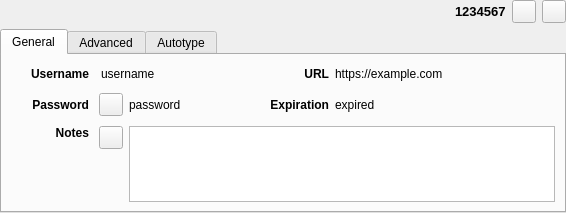
<?xml version="1.0" encoding="UTF-8"?>
<ui version="4.0">
 <class>EntryPreviewWidget</class>
 <widget class="QWidget" name="EntryPreviewWidget">
  <property name="geometry">
   <rect>
    <x>0</x>
    <y>0</y>
    <width>566</width>
    <height>169</height>
   </rect>
  </property>
  <layout class="QVBoxLayout" name="verticalLayout_7">
   <property name="spacing">
    <number>0</number>
   </property>
   <property name="leftMargin">
    <number>0</number>
   </property>
   <property name="topMargin">
    <number>0</number>
   </property>
   <property name="rightMargin">
    <number>0</number>
   </property>
   <property name="bottomMargin">
    <number>0</number>
   </property>
   <item>
    <widget class="QStackedWidget" name="stackedWidget">
     <property name="currentIndex">
      <number>0</number>
     </property>
     <widget class="QWidget" name="pageEntry">
      <layout class="QVBoxLayout" name="verticalLayout_3">
       <property name="leftMargin">
        <number>0</number>
       </property>
       <property name="topMargin">
        <number>0</number>
       </property>
       <property name="rightMargin">
        <number>0</number>
       </property>
       <property name="bottomMargin">
        <number>0</number>
       </property>
       <item>
        <layout class="QHBoxLayout" name="entryHorizontalLayout" stretch="0,1,0,0,0">
         <property name="sizeConstraint">
          <enum>QLayout::SetDefaultConstraint</enum>
         </property>
         <property name="leftMargin">
          <number>9</number>
         </property>
         <item>
          <widget class="QLabel" name="entryIcon">
           <property name="sizePolicy">
            <sizepolicy hsizetype="Minimum" vsizetype="Preferred">
             <horstretch>0</horstretch>
             <verstretch>0</verstretch>
            </sizepolicy>
           </property>
           <property name="minimumSize">
            <size>
             <width>16</width>
             <height>0</height>
            </size>
           </property>
           <property name="text">
            <string/>
           </property>
          </widget>
         </item>
         <item>
          <widget class="ElidedLabel" name="entryTitleLabel">
           <property name="sizePolicy">
            <sizepolicy hsizetype="Expanding" vsizetype="Preferred">
             <horstretch>0</horstretch>
             <verstretch>0</verstretch>
            </sizepolicy>
           </property>
           <property name="font">
            <font>
             <pointsize>12</pointsize>
            </font>
           </property>
           <property name="textFormat">
            <enum>Qt::AutoText</enum>
           </property>
          </widget>
         </item>
         <item>
          <widget class="QLabel" name="entryTotpLabel">
           <property name="font">
            <font>
             <pointsize>10</pointsize>
             <weight>75</weight>
             <bold>true</bold>
            </font>
           </property>
           <property name="text">
            <string notr="true">1234567</string>
           </property>
          </widget>
         </item>
         <item>
          <widget class="QToolButton" name="entryTotpButton">
           <property name="focusPolicy">
            <enum>Qt::TabFocus</enum>
           </property>
           <property name="toolTip">
            <string>Display current TOTP value</string>
           </property>
           <property name="text">
            <string/>
           </property>
           <property name="checkable">
            <bool>true</bool>
           </property>
          </widget>
         </item>
         <item>
          <widget class="QToolButton" name="entryCloseButton">
           <property name="focusPolicy">
            <enum>Qt::TabFocus</enum>
           </property>
           <property name="toolTip">
            <string>Close</string>
           </property>
           <property name="text">
            <string/>
           </property>
          </widget>
         </item>
        </layout>
       </item>
       <item>
        <widget class="QTabWidget" name="entryTabWidget">
         <property name="focusPolicy">
          <enum>Qt::ClickFocus</enum>
         </property>
         <property name="currentIndex">
          <number>0</number>
         </property>
         <property name="documentMode">
          <bool>false</bool>
         </property>
         <property name="tabsClosable">
          <bool>false</bool>
         </property>
         <property name="movable">
          <bool>false</bool>
         </property>
         <widget class="QWidget" name="entryGeneralTab">
          <attribute name="title">
           <string>General</string>
          </attribute>
          <layout class="QVBoxLayout" name="verticalLayout_5">
           <item>
            <widget class="QWidget" name="entryGeneralWidget" native="true">
             <layout class="QGridLayout" name="gridLayout" rowstretch="0,0,0" columnstretch="0,0,0,2,0,0,3">
              <property name="leftMargin">
               <number>0</number>
              </property>
              <property name="topMargin">
               <number>0</number>
              </property>
              <property name="rightMargin">
               <number>0</number>
              </property>
              <property name="bottomMargin">
               <number>0</number>
              </property>
              <item row="0" column="0">
               <spacer name="entryLeftHorizontalSpacer">
                <property name="orientation">
                 <enum>Qt::Horizontal</enum>
                </property>
                <property name="sizeType">
                 <enum>QSizePolicy::Fixed</enum>
                </property>
                <property name="sizeHint" stdset="0">
                 <size>
                  <width>20</width>
                  <height>20</height>
                 </size>
                </property>
               </spacer>
              </item>
              <item row="0" column="1">
               <widget class="QLabel" name="entryUsernameTitleLabel">
                <property name="sizePolicy">
                 <sizepolicy hsizetype="Minimum" vsizetype="Preferred">
                  <horstretch>0</horstretch>
                  <verstretch>0</verstretch>
                 </sizepolicy>
                </property>
                <property name="font">
                 <font>
                  <weight>75</weight>
                  <bold>true</bold>
                 </font>
                </property>
                <property name="layoutDirection">
                 <enum>Qt::LeftToRight</enum>
                </property>
                <property name="text">
                 <string>Username</string>
                </property>
                <property name="alignment">
                 <set>Qt::AlignRight|Qt::AlignTrailing|Qt::AlignVCenter</set>
                </property>
               </widget>
              </item>
              <item row="0" column="3">
               <widget class="QLabel" name="entryUsernameLabel">
                <property name="sizePolicy">
                 <sizepolicy hsizetype="Expanding" vsizetype="Preferred">
                  <horstretch>0</horstretch>
                  <verstretch>0</verstretch>
                 </sizepolicy>
                </property>
                <property name="minimumSize">
                 <size>
                  <width>100</width>
                  <height>0</height>
                 </size>
                </property>
                <property name="text">
                 <string notr="true">username</string>
                </property>
                <property name="textInteractionFlags">
                 <set>Qt::LinksAccessibleByMouse|Qt::TextSelectableByMouse</set>
                </property>
               </widget>
              </item>
              <item row="0" column="4">
               <spacer name="entryMiddleHorizontalSpacer">
                <property name="orientation">
                 <enum>Qt::Horizontal</enum>
                </property>
                <property name="sizeType">
                 <enum>QSizePolicy::Fixed</enum>
                </property>
                <property name="sizeHint" stdset="0">
                 <size>
                  <width>10</width>
                  <height>20</height>
                 </size>
                </property>
               </spacer>
              </item>
              <item row="0" column="5">
               <widget class="QLabel" name="entryUrlTitleLabel">
                <property name="sizePolicy">
                 <sizepolicy hsizetype="Minimum" vsizetype="Preferred">
                  <horstretch>0</horstretch>
                  <verstretch>0</verstretch>
                 </sizepolicy>
                </property>
                <property name="font">
                 <font>
                  <weight>75</weight>
                  <bold>true</bold>
                 </font>
                </property>
                <property name="text">
                 <string>URL</string>
                </property>
                <property name="alignment">
                 <set>Qt::AlignRight|Qt::AlignTrailing|Qt::AlignVCenter</set>
                </property>
               </widget>
              </item>
              <item row="0" column="6">
               <widget class="ElidedLabel" name="entryUrlLabel">
                <property name="sizePolicy">
                 <sizepolicy hsizetype="Expanding" vsizetype="Preferred">
                  <horstretch>0</horstretch>
                  <verstretch>0</verstretch>
                 </sizepolicy>
                </property>
                <property name="minimumSize">
                 <size>
                  <width>100</width>
                  <height>0</height>
                 </size>
                </property>
                <property name="cursor">
                 <cursorShape>PointingHandCursor</cursorShape>
                </property>
                <property name="focusPolicy">
                 <enum>Qt::ClickFocus</enum>
                </property>
                <property name="text">
                 <string notr="true">https://example.com</string>
                </property>
                <property name="textInteractionFlags">
                 <set>Qt::LinksAccessibleByKeyboard|Qt::LinksAccessibleByMouse</set>
                </property>
               </widget>
              </item>
              <item row="1" column="0">
               <spacer name="entryLeftHorizontalSpacer_2">
                <property name="orientation">
                 <enum>Qt::Horizontal</enum>
                </property>
                <property name="sizeType">
                 <enum>QSizePolicy::Fixed</enum>
                </property>
                <property name="sizeHint" stdset="0">
                 <size>
                  <width>20</width>
                  <height>30</height>
                 </size>
                </property>
               </spacer>
              </item>
              <item row="1" column="1">
               <widget class="QLabel" name="entryPasswordTitleLabel">
                <property name="sizePolicy">
                 <sizepolicy hsizetype="Minimum" vsizetype="Preferred">
                  <horstretch>0</horstretch>
                  <verstretch>0</verstretch>
                 </sizepolicy>
                </property>
                <property name="font">
                 <font>
                  <weight>75</weight>
                  <bold>true</bold>
                 </font>
                </property>
                <property name="text">
                 <string>Password</string>
                </property>
                <property name="alignment">
                 <set>Qt::AlignRight|Qt::AlignTrailing|Qt::AlignVCenter</set>
                </property>
               </widget>
              </item>
              <item row="1" column="2" colspan="2">
               <layout class="QHBoxLayout" name="horizontalLayout_2" stretch="0,0">
                <property name="spacing">
                 <number>6</number>
                </property>
                <property name="leftMargin">
                 <number>4</number>
                </property>
                <item>
                 <widget class="QToolButton" name="togglePasswordButton">
                  <property name="text">
                   <string/>
                  </property>
                  <property name="checkable">
                   <bool>true</bool>
                  </property>
                 </widget>
                </item>
                <item>
                 <widget class="ElidedLabel" name="entryPasswordLabel">
                  <property name="sizePolicy">
                   <sizepolicy hsizetype="Expanding" vsizetype="Preferred">
                    <horstretch>0</horstretch>
                    <verstretch>0</verstretch>
                   </sizepolicy>
                  </property>
                  <property name="minimumSize">
                   <size>
                    <width>100</width>
                    <height>0</height>
                   </size>
                  </property>
                  <property name="text">
                   <string notr="true">password</string>
                  </property>
                 </widget>
                </item>
               </layout>
              </item>
              <item row="1" column="4">
               <spacer name="entryMiddleHorizontalSpacer_3">
                <property name="orientation">
                 <enum>Qt::Horizontal</enum>
                </property>
                <property name="sizeType">
                 <enum>QSizePolicy::Fixed</enum>
                </property>
                <property name="sizeHint" stdset="0">
                 <size>
                  <width>10</width>
                  <height>20</height>
                 </size>
                </property>
               </spacer>
              </item>
              <item row="1" column="5">
               <widget class="QLabel" name="entryExpirationTitleLabel">
                <property name="sizePolicy">
                 <sizepolicy hsizetype="Minimum" vsizetype="Preferred">
                  <horstretch>0</horstretch>
                  <verstretch>0</verstretch>
                 </sizepolicy>
                </property>
                <property name="font">
                 <font>
                  <weight>75</weight>
                  <bold>true</bold>
                 </font>
                </property>
                <property name="text">
                 <string>Expiration</string>
                </property>
                <property name="alignment">
                 <set>Qt::AlignRight|Qt::AlignTrailing|Qt::AlignVCenter</set>
                </property>
               </widget>
              </item>
              <item row="1" column="6">
               <widget class="QLabel" name="entryExpirationLabel">
                <property name="sizePolicy">
                 <sizepolicy hsizetype="Expanding" vsizetype="Preferred">
                  <horstretch>0</horstretch>
                  <verstretch>0</verstretch>
                 </sizepolicy>
                </property>
                <property name="text">
                 <string notr="true">expired</string>
                </property>
               </widget>
              </item>
              <item row="2" column="0">
               <spacer name="entryLeftHorizontalSpacer_5">
                <property name="orientation">
                 <enum>Qt::Horizontal</enum>
                </property>
                <property name="sizeType">
                 <enum>QSizePolicy::Fixed</enum>
                </property>
                <property name="sizeHint" stdset="0">
                 <size>
                  <width>20</width>
                  <height>20</height>
                 </size>
                </property>
               </spacer>
              </item>
              <item row="2" column="1">
               <widget class="QLabel" name="entryNotesTitleLabel">
                <property name="sizePolicy">
                 <sizepolicy hsizetype="Minimum" vsizetype="Preferred">
                  <horstretch>0</horstretch>
                  <verstretch>0</verstretch>
                 </sizepolicy>
                </property>
                <property name="font">
                 <font>
                  <weight>75</weight>
                  <bold>true</bold>
                 </font>
                </property>
                <property name="text">
                 <string>Notes</string>
                </property>
                <property name="alignment">
                 <set>Qt::AlignRight|Qt::AlignTop|Qt::AlignTrailing</set>
                </property>
               </widget>
              </item>
              <item row="2" column="2" colspan="5">
               <layout class="QHBoxLayout" name="horizontalLayout_3" stretch="0,0">
                <property name="spacing">
                 <number>6</number>
                </property>
                <property name="leftMargin">
                 <number>4</number>
                </property>
                <item alignment="Qt::AlignTop">
                 <widget class="QToolButton" name="toggleEntryNotesButton">
                  <property name="text">
                   <string/>
                  </property>
                  <property name="checkable">
                   <bool>true</bool>
                  </property>
                 </widget>
                </item>
                <item>
                 <widget class="QPlainTextEdit" name="entryNotesTextEdit">
                  <property name="focusPolicy">
                   <enum>Qt::ClickFocus</enum>
                  </property>
                  <property name="frameShape">
                   <enum>QFrame::StyledPanel</enum>
                  </property>
                  <property name="frameShadow">
                   <enum>QFrame::Plain</enum>
                  </property>
                  <property name="tabChangesFocus">
                   <bool>true</bool>
                  </property>
                  <property name="undoRedoEnabled">
                   <bool>false</bool>
                  </property>
                  <property name="readOnly">
                   <bool>true</bool>
                  </property>
                  <property name="textInteractionFlags">
                   <set>Qt::LinksAccessibleByKeyboard|Qt::LinksAccessibleByMouse|Qt::TextBrowserInteraction|Qt::TextSelectableByKeyboard|Qt::TextSelectableByMouse</set>
                  </property>
                 </widget>
                </item>
               </layout>
              </item>
             </layout>
            </widget>
           </item>
          </layout>
         </widget>
         <widget class="QWidget" name="entryAdvancedTab">
          <attribute name="title">
           <string>Advanced</string>
          </attribute>
          <layout class="QGridLayout" name="gridLayout_1" rowstretch="0,0" columnstretch="0,1,0,2,0">
           <property name="leftMargin">
            <number>0</number>
           </property>
           <property name="topMargin">
            <number>5</number>
           </property>
           <property name="rightMargin">
            <number>0</number>
           </property>
           <property name="bottomMargin">
            <number>5</number>
           </property>
           <item row="0" column="0">
            <spacer name="entryAdvancedLeftHorizontalSpacer">
             <property name="orientation">
              <enum>Qt::Horizontal</enum>
             </property>
             <property name="sizeType">
              <enum>QSizePolicy::Fixed</enum>
             </property>
             <property name="sizeHint" stdset="0">
              <size>
               <width>5</width>
               <height>20</height>
              </size>
             </property>
            </spacer>
           </item>
           <item row="0" column="1">
            <widget class="QLabel" name="attributesTitleLabel">
             <property name="sizePolicy">
              <sizepolicy hsizetype="Minimum" vsizetype="Preferred">
               <horstretch>0</horstretch>
               <verstretch>0</verstretch>
              </sizepolicy>
             </property>
             <property name="font">
              <font>
               <weight>75</weight>
               <bold>true</bold>
              </font>
             </property>
             <property name="text">
              <string>Attributes</string>
             </property>
            </widget>
           </item>
           <item row="0" column="2">
            <spacer name="entryAdvancedMiddleHorizontalSpacer">
             <property name="orientation">
              <enum>Qt::Horizontal</enum>
             </property>
             <property name="sizeType">
              <enum>QSizePolicy::Fixed</enum>
             </property>
             <property name="sizeHint" stdset="0">
              <size>
               <width>5</width>
               <height>20</height>
              </size>
             </property>
            </spacer>
           </item>
           <item row="0" column="3">
            <widget class="QLabel" name="attachmentsTitleLabel">
             <property name="sizePolicy">
              <sizepolicy hsizetype="Minimum" vsizetype="Preferred">
               <horstretch>0</horstretch>
               <verstretch>0</verstretch>
              </sizepolicy>
             </property>
             <property name="font">
              <font>
               <weight>75</weight>
               <bold>true</bold>
              </font>
             </property>
             <property name="text">
              <string>Attachments</string>
             </property>
            </widget>
           </item>
           <item row="0" column="4">
            <spacer name="entryAdvancedRightHorizontalSpacer">
             <property name="orientation">
              <enum>Qt::Horizontal</enum>
             </property>
             <property name="sizeType">
              <enum>QSizePolicy::Fixed</enum>
             </property>
             <property name="sizeHint" stdset="0">
              <size>
               <width>5</width>
               <height>20</height>
              </size>
             </property>
            </spacer>
           </item>
           <item row="1" column="0">
            <spacer name="entryAdvancedLeftHorizontalSpacer_2">
             <property name="orientation">
              <enum>Qt::Horizontal</enum>
             </property>
             <property name="sizeType">
              <enum>QSizePolicy::Fixed</enum>
             </property>
             <property name="sizeHint" stdset="0">
              <size>
               <width>5</width>
               <height>20</height>
              </size>
             </property>
            </spacer>
           </item>
           <item row="1" column="1">
            <widget class="QTextEdit" name="entryAttributesEdit">
             <property name="focusPolicy">
              <enum>Qt::ClickFocus</enum>
             </property>
             <property name="readOnly">
              <bool>true</bool>
             </property>
            </widget>
           </item>
           <item row="1" column="2">
            <spacer name="entryAdvancedMiddleHorizontalSpacer_2">
             <property name="orientation">
              <enum>Qt::Horizontal</enum>
             </property>
             <property name="sizeType">
              <enum>QSizePolicy::Fixed</enum>
             </property>
             <property name="sizeHint" stdset="0">
              <size>
               <width>5</width>
               <height>20</height>
              </size>
             </property>
            </spacer>
           </item>
           <item row="1" column="3">
            <widget class="EntryAttachmentsWidget" name="entryAttachmentsWidget" native="true">
             <property name="focusPolicy">
              <enum>Qt::ClickFocus</enum>
             </property>
            </widget>
           </item>
           <item row="1" column="4">
            <spacer name="entryAdvancedRightHorizontalSpacer_2">
             <property name="orientation">
              <enum>Qt::Horizontal</enum>
             </property>
             <property name="sizeType">
              <enum>QSizePolicy::Fixed</enum>
             </property>
             <property name="sizeHint" stdset="0">
              <size>
               <width>5</width>
               <height>20</height>
              </size>
             </property>
            </spacer>
           </item>
          </layout>
         </widget>
         <widget class="QWidget" name="entryAutotypeTab">
          <attribute name="title">
           <string>Autotype</string>
          </attribute>
          <layout class="QVBoxLayout" name="verticalLayout_4">
           <item>
            <widget class="QTreeWidget" name="entryAutotypeTree">
             <property name="focusPolicy">
              <enum>Qt::ClickFocus</enum>
             </property>
             <property name="frameShadow">
              <enum>QFrame::Sunken</enum>
             </property>
             <property name="showDropIndicator" stdset="0">
              <bool>true</bool>
             </property>
             <property name="rootIsDecorated">
              <bool>true</bool>
             </property>
             <property name="wordWrap">
              <bool>false</bool>
             </property>
             <property name="columnCount">
              <number>2</number>
             </property>
             <attribute name="headerCascadingSectionResizes">
              <bool>false</bool>
             </attribute>
             <attribute name="headerMinimumSectionSize">
              <number>50</number>
             </attribute>
             <attribute name="headerDefaultSectionSize">
              <number>250</number>
             </attribute>
             <attribute name="headerStretchLastSection">
              <bool>true</bool>
             </attribute>
             <column>
              <property name="text">
               <string>Window</string>
              </property>
             </column>
             <column>
              <property name="text">
               <string>Sequence</string>
              </property>
             </column>
            </widget>
           </item>
          </layout>
         </widget>
        </widget>
       </item>
      </layout>
     </widget>
     <widget class="QWidget" name="pageGroup">
      <layout class="QVBoxLayout" name="verticalLayout_13">
       <property name="leftMargin">
        <number>0</number>
       </property>
       <property name="topMargin">
        <number>0</number>
       </property>
       <property name="rightMargin">
        <number>0</number>
       </property>
       <property name="bottomMargin">
        <number>0</number>
       </property>
       <item>
        <layout class="QHBoxLayout" name="groupHorizontalLayout" stretch="0,0,0">
         <property name="sizeConstraint">
          <enum>QLayout::SetDefaultConstraint</enum>
         </property>
         <property name="leftMargin">
          <number>9</number>
         </property>
         <item>
          <widget class="QLabel" name="groupIcon">
           <property name="sizePolicy">
            <sizepolicy hsizetype="Minimum" vsizetype="Preferred">
             <horstretch>0</horstretch>
             <verstretch>0</verstretch>
            </sizepolicy>
           </property>
           <property name="text">
            <string/>
           </property>
          </widget>
         </item>
         <item>
          <widget class="ElidedLabel" name="groupTitleLabel">
           <property name="sizePolicy">
            <sizepolicy hsizetype="Expanding" vsizetype="Preferred">
             <horstretch>0</horstretch>
             <verstretch>0</verstretch>
            </sizepolicy>
           </property>
           <property name="font">
            <font>
             <pointsize>12</pointsize>
            </font>
           </property>
           <property name="textFormat">
            <enum>Qt::AutoText</enum>
           </property>
          </widget>
         </item>
         <item>
          <widget class="QToolButton" name="groupCloseButton">
           <property name="toolTip">
            <string>Close</string>
           </property>
           <property name="text">
            <string/>
           </property>
          </widget>
         </item>
        </layout>
       </item>
       <item>
        <widget class="QTabWidget" name="groupTabWidget">
         <property name="currentIndex">
          <number>0</number>
         </property>
         <property name="documentMode">
          <bool>false</bool>
         </property>
         <property name="tabsClosable">
          <bool>false</bool>
         </property>
         <property name="movable">
          <bool>false</bool>
         </property>
         <widget class="QWidget" name="groupGeneralTab">
          <attribute name="title">
           <string>General</string>
          </attribute>
          <layout class="QVBoxLayout" name="verticalLayout_8">
           <item>
            <widget class="QWidget" name="groupGeneralWidget" native="true">
             <layout class="QGridLayout" name="gridLayout_2" columnstretch="0,0,0,0">
              <property name="leftMargin">
               <number>0</number>
              </property>
              <property name="topMargin">
               <number>0</number>
              </property>
              <property name="rightMargin">
               <number>0</number>
              </property>
              <property name="bottomMargin">
               <number>0</number>
              </property>
              <item row="0" column="0">
               <spacer name="groupLeftHorizontalSpacer">
                <property name="orientation">
                 <enum>Qt::Horizontal</enum>
                </property>
                <property name="sizeType">
                 <enum>QSizePolicy::Fixed</enum>
                </property>
                <property name="sizeHint" stdset="0">
                 <size>
                  <width>20</width>
                  <height>20</height>
                 </size>
                </property>
               </spacer>
              </item>
              <item row="0" column="1">
               <widget class="QLabel" name="groupAutotypeTitleLabel">
                <property name="sizePolicy">
                 <sizepolicy hsizetype="Minimum" vsizetype="Preferred">
                  <horstretch>0</horstretch>
                  <verstretch>0</verstretch>
                 </sizepolicy>
                </property>
                <property name="font">
                 <font>
                  <weight>75</weight>
                  <bold>true</bold>
                 </font>
                </property>
                <property name="text">
                 <string>Autotype</string>
                </property>
                <property name="alignment">
                 <set>Qt::AlignRight|Qt::AlignTrailing|Qt::AlignVCenter</set>
                </property>
               </widget>
              </item>
              <item row="0" column="3">
               <widget class="QLabel" name="groupAutotypeLabel">
                <property name="sizePolicy">
                 <sizepolicy hsizetype="Expanding" vsizetype="Preferred">
                  <horstretch>0</horstretch>
                  <verstretch>0</verstretch>
                 </sizepolicy>
                </property>
               </widget>
              </item>
              <item row="1" column="1">
               <widget class="QLabel" name="groupSearchingTitleLabel">
                <property name="sizePolicy">
                 <sizepolicy hsizetype="Minimum" vsizetype="Preferred">
                  <horstretch>0</horstretch>
                  <verstretch>0</verstretch>
                 </sizepolicy>
                </property>
                <property name="font">
                 <font>
                  <weight>75</weight>
                  <bold>true</bold>
                 </font>
                </property>
                <property name="text">
                 <string>Searching</string>
                </property>
                <property name="alignment">
                 <set>Qt::AlignRight|Qt::AlignTrailing|Qt::AlignVCenter</set>
                </property>
               </widget>
              </item>
              <item row="1" column="3">
               <widget class="QLabel" name="groupSearchingLabel">
                <property name="sizePolicy">
                 <sizepolicy hsizetype="Expanding" vsizetype="Preferred">
                  <horstretch>0</horstretch>
                  <verstretch>0</verstretch>
                 </sizepolicy>
                </property>
               </widget>
              </item>
              <item row="2" column="1">
               <widget class="QLabel" name="groupExpirationTitleLabel">
                <property name="sizePolicy">
                 <sizepolicy hsizetype="Minimum" vsizetype="Preferred">
                  <horstretch>0</horstretch>
                  <verstretch>0</verstretch>
                 </sizepolicy>
                </property>
                <property name="font">
                 <font>
                  <weight>75</weight>
                  <bold>true</bold>
                 </font>
                </property>
                <property name="text">
                 <string>Expiration</string>
                </property>
                <property name="alignment">
                 <set>Qt::AlignRight|Qt::AlignTrailing|Qt::AlignVCenter</set>
                </property>
               </widget>
              </item>
              <item row="2" column="3">
               <widget class="QLabel" name="groupExpirationLabel">
                <property name="sizePolicy">
                 <sizepolicy hsizetype="Expanding" vsizetype="Preferred">
                  <horstretch>0</horstretch>
                  <verstretch>0</verstretch>
                 </sizepolicy>
                </property>
               </widget>
              </item>
              <item row="3" column="1">
               <widget class="QLabel" name="groupNotesTitleLabel">
                <property name="sizePolicy">
                 <sizepolicy hsizetype="Minimum" vsizetype="Preferred">
                  <horstretch>0</horstretch>
                  <verstretch>0</verstretch>
                 </sizepolicy>
                </property>
                <property name="font">
                 <font>
                  <weight>75</weight>
                  <bold>true</bold>
                 </font>
                </property>
                <property name="text">
                 <string>Notes</string>
                </property>
                <property name="alignment">
                 <set>Qt::AlignRight|Qt::AlignTop|Qt::AlignTrailing</set>
                </property>
               </widget>
              </item>
              <item row="3" column="2" colspan="2">
               <layout class="QHBoxLayout" name="horizontalLayout_4" stretch="0,0">
                <property name="spacing">
                 <number>6</number>
                </property>
                <property name="leftMargin">
                 <number>4</number>
                </property>
                <item alignment="Qt::AlignTop">
                 <widget class="QToolButton" name="toggleGroupNotesButton">
                  <property name="text">
                   <string/>
                  </property>
                  <property name="checkable">
                   <bool>true</bool>
                  </property>
                 </widget>
                </item>
                <item>
                 <widget class="QPlainTextEdit" name="groupNotesTextEdit">
                  <property name="focusPolicy">
                   <enum>Qt::ClickFocus</enum>
                  </property>
                  <property name="frameShape">
                   <enum>QFrame::StyledPanel</enum>
                  </property>
                  <property name="frameShadow">
                   <enum>QFrame::Plain</enum>
                  </property>
                  <property name="tabChangesFocus">
                   <bool>true</bool>
                  </property>
                  <property name="undoRedoEnabled">
                   <bool>false</bool>
                  </property>
                  <property name="readOnly">
                   <bool>true</bool>
                  </property>
                  <property name="textInteractionFlags">
                   <set>Qt::LinksAccessibleByKeyboard|Qt::LinksAccessibleByMouse|Qt::TextBrowserInteraction|Qt::TextSelectableByKeyboard|Qt::TextSelectableByMouse</set>
                  </property>
                 </widget>
                </item>
               </layout>
              </item>
             </layout>
            </widget>
           </item>
          </layout>
         </widget>
         <widget class="QWidget" name="groupShareTab">
          <attribute name="title">
           <string>Share</string>
          </attribute>
          <layout class="QVBoxLayout" name="verticalLayout_12">
           <item>
            <widget class="QWidget" name="groupShareWidget" native="true">
             <layout class="QGridLayout" name="gridLayout_4">
              <property name="leftMargin">
               <number>0</number>
              </property>
              <property name="topMargin">
               <number>0</number>
              </property>
              <property name="rightMargin">
               <number>0</number>
              </property>
              <property name="bottomMargin">
               <number>0</number>
              </property>
              <item row="1" column="2">
               <widget class="QLabel" name="groupSharePathLabel">
                <property name="sizePolicy">
                 <sizepolicy hsizetype="Expanding" vsizetype="Preferred">
                  <horstretch>0</horstretch>
                  <verstretch>0</verstretch>
                 </sizepolicy>
                </property>
                <property name="text">
                 <string notr="true">&lt;path&gt;</string>
                </property>
               </widget>
              </item>
              <item row="1" column="1">
               <widget class="QLabel" name="groupShareTypeLabel">
                <property name="font">
                 <font>
                  <weight>75</weight>
                  <bold>true</bold>
                 </font>
                </property>
                <property name="text">
                 <string notr="true">&lt;type&gt;</string>
                </property>
                <property name="alignment">
                 <set>Qt::AlignRight|Qt::AlignTrailing|Qt::AlignVCenter</set>
                </property>
               </widget>
              </item>
              <item row="2" column="2">
               <spacer name="verticalSpacer">
                <property name="orientation">
                 <enum>Qt::Vertical</enum>
                </property>
                <property name="sizeHint" stdset="0">
                 <size>
                  <width>20</width>
                  <height>147</height>
                 </size>
                </property>
               </spacer>
              </item>
              <item row="1" column="0">
               <spacer name="horizontalSpacer">
                <property name="orientation">
                 <enum>Qt::Horizontal</enum>
                </property>
                <property name="sizeType">
                 <enum>QSizePolicy::Fixed</enum>
                </property>
                <property name="sizeHint" stdset="0">
                 <size>
                  <width>20</width>
                  <height>20</height>
                 </size>
                </property>
               </spacer>
              </item>
             </layout>
            </widget>
           </item>
          </layout>
         </widget>
        </widget>
       </item>
      </layout>
     </widget>
    </widget>
   </item>
  </layout>
  <action name="searchIcon">
   <property name="text">
    <string>Search</string>
   </property>
  </action>
  <action name="clearIcon">
   <property name="text">
    <string>Clear</string>
   </property>
  </action>
 </widget>
 <customwidgets>
  <customwidget>
   <class>EntryAttachmentsWidget</class>
   <extends>QWidget</extends>
   <header>gui/entry/EntryAttachmentsWidget.h</header>
   <container>1</container>
  </customwidget>
  <customwidget>
   <class>ElidedLabel</class>
   <extends>QLabel</extends>
   <header>gui/widgets/ElidedLabel.h</header>
  </customwidget>
 </customwidgets>
 <tabstops>
  <tabstop>entryCloseButton</tabstop>
  <tabstop>entryTotpButton</tabstop>
  <tabstop>togglePasswordButton</tabstop>
  <tabstop>toggleEntryNotesButton</tabstop>
  <tabstop>entryAutotypeTree</tabstop>
  <tabstop>groupCloseButton</tabstop>
  <tabstop>groupTabWidget</tabstop>
 </tabstops>
 <resources/>
 <connections/>
</ui>
